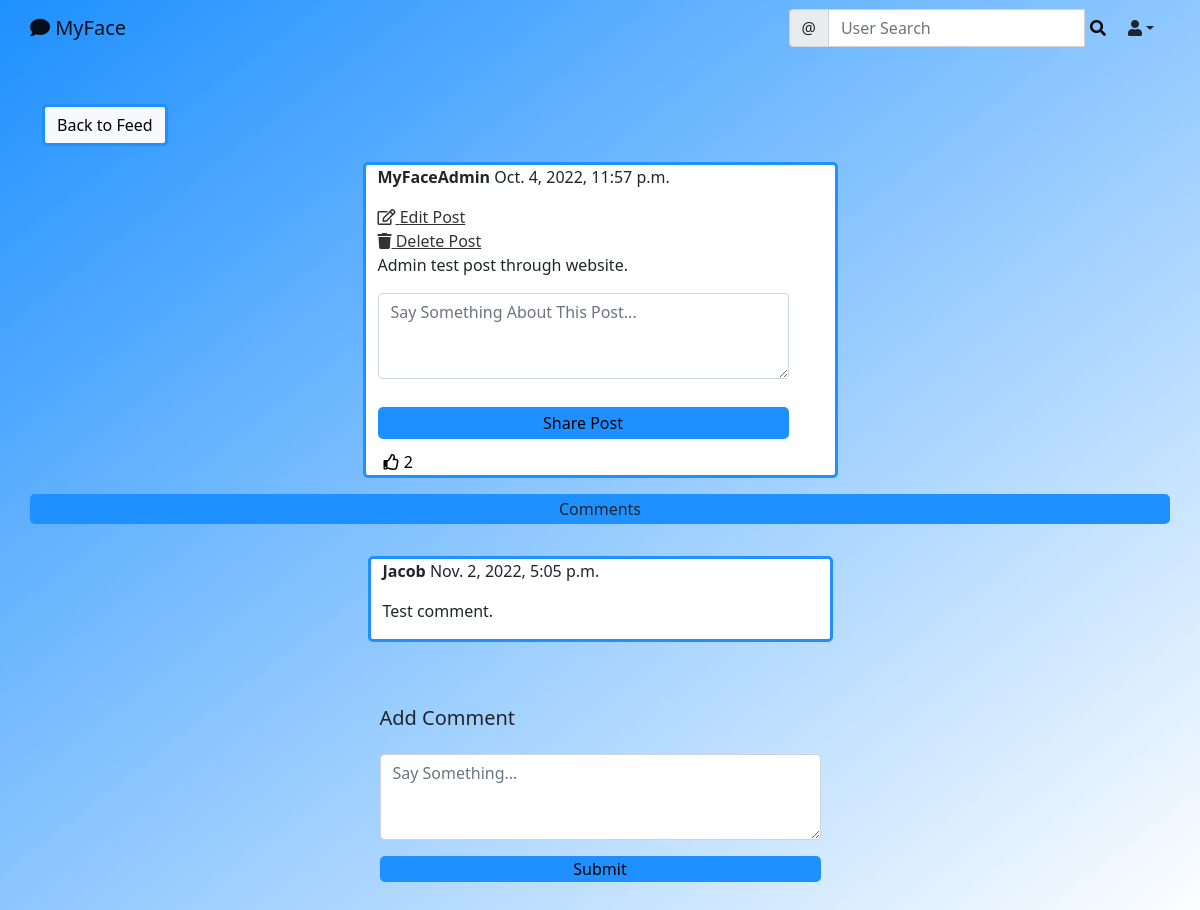
The app's page /social/post/7/ (signed in) with its own data.
### social/models.py (models this page shows)
class Post(models.Model):
    shared_body = models.TextField(blank=True, null=True)
    body = models.TextField()
    created_on = models.DateTimeField(default=localtime(now()))
    shared_on = models.DateTimeField(blank=True, null=True)
    author = models.ForeignKey(User, on_delete=models.CASCADE)
    shared_user = models.ForeignKey(User, on_delete=models.CASCADE, null=True, blank=True, related_name='+')
    likes = models.ManyToManyField(User, blank=True, related_name='likes')
    class Meta:
        ordering = ['-created_on', '-shared_on']

class Comment(models.Model):
    comment = models.TextField()
    created_on = models.DateTimeField(default=timezone.now)
    post = models.ForeignKey('Post', on_delete=models.CASCADE)
    author = models.ForeignKey(User, on_delete=models.CASCADE)

### social/views.py (the view, shortened to what this page needs)
# urls.py: path('post/<int:pk>/', PostDetailView.as_view(), name='post-detail'),
class PostDetailView(LoginRequiredMixin, View):
    def get(self, request, pk, *args, **kwargs):
        post = Post.objects.get(pk=pk)
        form = CommentForm()
        share_form = ShareForm()
        comments = Comment.objects.filter(post=post).order_by('-created_on')
        context = {
            'post': post,
            'form': form,
            'comments': comments,
            'shareform': share_form,
        }
        return render(request, 'social/post_detail.html', context)

### social/forms.py
class CommentForm(forms.ModelForm):
    comment = forms.CharField(
        label='',
        widget=forms.Textarea(
            attrs={'rows': '3',
                   'placeholder': 'Say Something...'}
        ))
    class Meta:
        model = Comment
        fields = ['comment']

class ShareForm(forms.Form):
    body = forms.CharField(
    label='',
    widget=forms.Textarea(attrs={
        'rows': '3',
        'placeholder': 'Say Something About This Post...'
    }))

### social/templates/social/post_detail.html (shortened to what this page needs)
{% extends 'landing/base.html' %}
{% load crispy_forms_tags %}
{% block content %}
<div class="container">
  <div class="row mt-5">
      <div class="col-md-3 col-sm-6">
          <a href="{% url 'post-list' %}" class="btn btn-light", style="border:solid; border-radius:5px; border-color:dodgerblue;">Back to Feed</a>
      </div>
  </div>
    <div class="row justify-content-center mt-3">
        <div class="col-md-5 col-sm-12", style="border:solid; border-radius:5px; border-color:dodgerblue; background-color:white;">
            <p><strong>{{ post.author }}</strong> {{ post.created_on }}</p>
            {% if request.user == post.author %}
            <a href="{% url 'post-edit' post.pk %}" style="color: #333;"><i class="far fa-edit"></i> Edit Post</a><br>
            <a href="{% url 'post-delete' post.pk %}" style="color: #333;"><i class="fas fa-trash"></i> Delete Post</a>
            {% endif %}
            <p>{{ post.body }}</p>
            <div class="d-flex flex-row">
              <form method="POST" action="{% url 'share-post' post.pk %}" id="{{ post.pk }}">
                  {{ shareform | crispy }}
                  <br>
                  <div>
                    <button class="row justify-content-center mt-1 col-md-12 col-sm-20", style="border:solid; border-radius:5px; border-color:dodgerblue; background-color:dodgerblue; margin-bottom: 10px; margin-left: auto; margin-right: auto;">Share Post</button>
              </form>
                <form method="POST" action="{% url 'like' post.pk %}">
                    <button style="background-color: transparent; border: none; box-shadow: none;" type="submit"><i class="far fa-thumbs-up"></i> <span>{{ post.likes.all.count }}</span></button>
                </form>
            </div>
        </div>
    </div>
    <p class="row justify-content-center mt-3", style="border:solid; border-radius:5px; border-color:dodgerblue; background-color:dodgerblue;"> Comments</p>
    {% for comment in comments %}
    <div class="row justify-content-center mt-3 mb-5">
        <div class="col-md-5 col-sm-3 position-relative", style="border:solid; border-radius:5px; border-color:dodgerblue; background-color:white;">
            <p>
                <strong>{{ comment.author }}</strong> {{ comment.created_on }}
            </p>
            <p>{{ comment.comment }}</p>
        </div>
    </div>
    {% endfor %}
    <div class="row justify-content-center mt-3">
            <div class="col-md-5 col-sm-12">
                <h5>Add Comment</h5>
            </div>
        </div>
        <div class="row justify-content-center mt-3 mb-5">
            <div class="col-md-5 col-sm-12">
                <form method="POST">
                    {{ form | crispy }}
                    <div class="d-grid gap-2">
                        <button class="button mt-3", style="background-color:dodgerblue; border:none; border-radius:5px;">Submit</button>
                    </div>
                </form>
            </div>
        </div>
    </div>
{% endblock content %}

### records on screen
Post: author "MyFaceAdmin", created_on "Oct. 4, 2022, 11:57 p.m.", body "Admin test post through website.", likes.all.count "2"
Comment: author "Jacob", created_on "Nov. 2, 2022, 5:05 p.m.", comment "Test comment."
